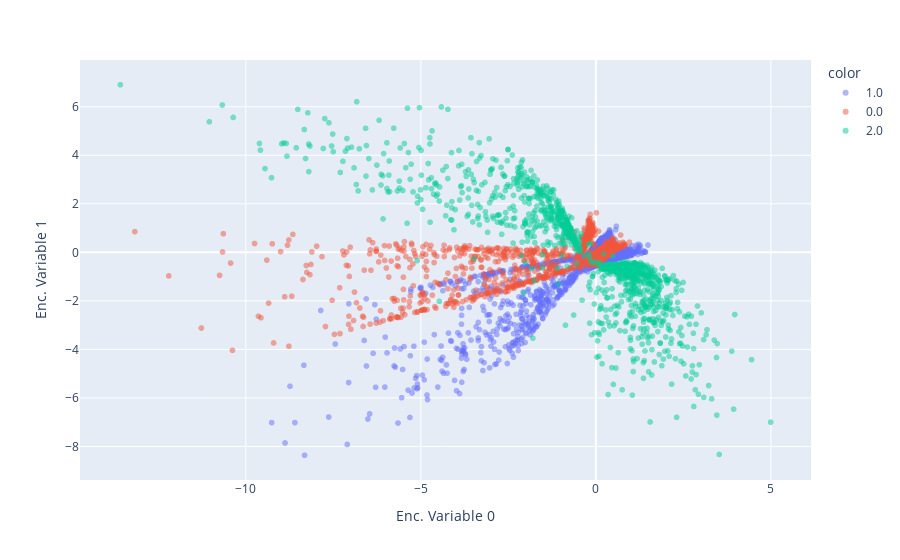

Write notebook code for a chart like this one.
### Code cell
import plotly.express as px

px.scatter(encoded_samples_df, x='Enc. Variable 0', y='Enc. Variable 1', 
           color=encoded_samples_df.label.astype(str), opacity=0.5)

### Figure 1 — Plotly figure (JSON) as saved in the notebook; plotly's stock layout.template omitted (floating-point values rounded to 4 significant figures; data arrays with more than 128 entries replaced by an {"elided": "..."} marker saying what was removed)
{"data": [{"hovertemplate": "color=1.0<br>Enc. Variable 0=%{x}<br>Enc. Variable 1=%{y}<extra></extra>", "legendgroup": "1.0", "marker": {"color": "#636efa", "opacity": 0.5, "symbol": "circle"}, "mode": "markers", "name": "1.0", "showlegend": true, "type": "scattergl", "x": {"elided": "1183 float values"}, "xaxis": "x", "y": {"elided": "1183 float values"}, "yaxis": "y"}, {"hovertemplate": "color=0.0<br>Enc. Variable 0=%{x}<br>Enc. Variable 1=%{y}<extra></extra>", "legendgroup": "0.0", "marker": {"color": "#EF553B", "opacity": 0.5, "symbol": "circle"}, "mode": "markers", "name": "0.0", "showlegend": true, "type": "scattergl", "x": {"elided": "1236 float values"}, "xaxis": "x", "y": {"elided": "1236 float values"}, "yaxis": "y"}, {"hovertemplate": "color=2.0<br>Enc. Variable 0=%{x}<br>Enc. Variable 1=%{y}<extra></extra>", "legendgroup": "2.0", "marker": {"color": "#00cc96", "opacity": 0.5, "symbol": "circle"}, "mode": "markers", "name": "2.0", "showlegend": true, "type": "scattergl", "x": {"elided": "1181 float values"}, "xaxis": "x", "y": {"elided": "1181 float values"}, "yaxis": "y"}], "layout": {"legend": {"title": {"text": "color"}, "tracegroupgap": 0}, "margin": {"t": 60}, "xaxis": {"anchor": "y", "domain": [0, 1], "title": {"text": "Enc. Variable 0"}}, "yaxis": {"anchor": "x", "domain": [0, 1], "title": {"text": "Enc. Variable 1"}}}}
